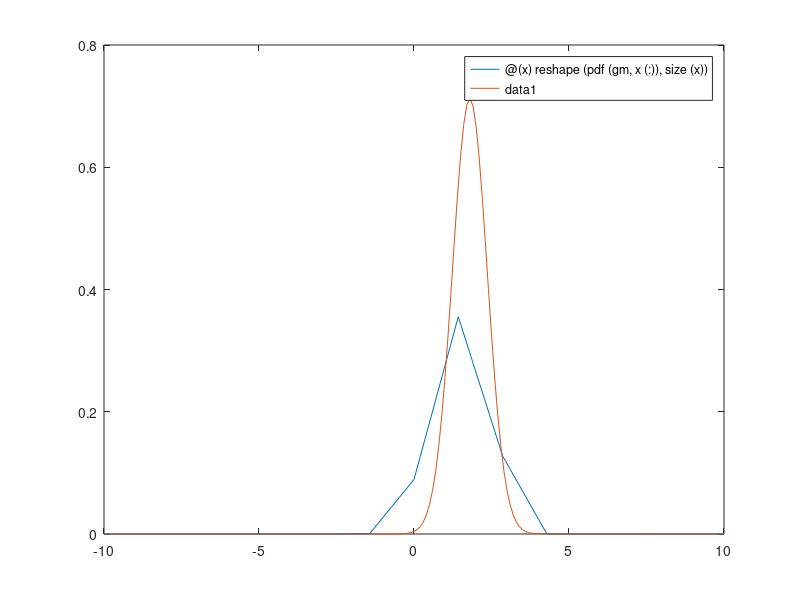
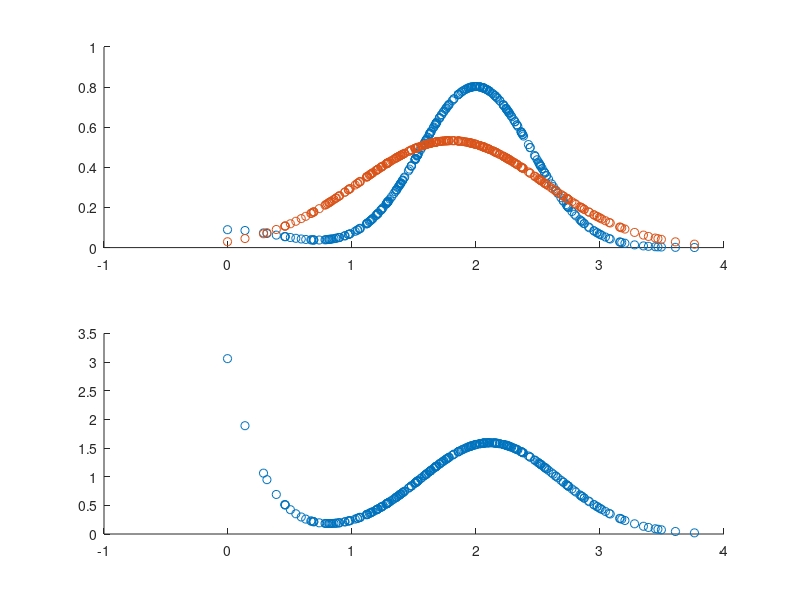

MATLAB code to generate these figures, in order:
clc; clear; close all
%%
mu = [0; 2];
sigma(1,1,1) = 0.2;
sigma(1,1,2) = 0.2;
p = [0.1 0.9];
gm = gmdistribution(mu,sigma,p);
mu1 = p*mu;
sigma1 = 0;
for i=1:2
   sigma1 = sigma1 + p(i)*(sigma(:,:,i) + (mu(i) - mu1)*(mu(i) - mu1)');
end

figure;
fplot(@(x)reshape(pdf(gm,x(:)),size(x)),[-10 10]);
hold on;
x = [-10:.1:10];
y = normpdf(x,mu1,sigma1);
plot(x,y);

%%
% mu1 = mu1 + 0.3
L = 300;
 x_tilde = mvnrnd(mu1,sigma1,L);
 x_tilde_gm = random(gm,L);
 numers_gm = pdf(gm,x_tilde_gm);
 numers = pdf(gm,x_tilde);
 denoms =  mvnpdf(x_tilde,mu1,sigma1);
 weights = numers./denoms;
 figure;
 subplot(2,1,1)
 scatter(x_tilde,numers); hold on;
 scatter(x_tilde,denoms); hold on;
 subplot(2,1,2)
 scatter(x_tilde,weights); hold on;
 func = @(x) x^2 + x^3;
 
 sum1 = 0;
 sum2 = 0;
 for i=1:L
     sum1 = sum1 + func(x_tilde_gm(i))*numers_gm(i);
     sum2 = sum1 + func(x_tilde(i))*weights(i)*denoms(i);
 end
 
 exp_mc = sum1/L
 exp_is = sum2/L


